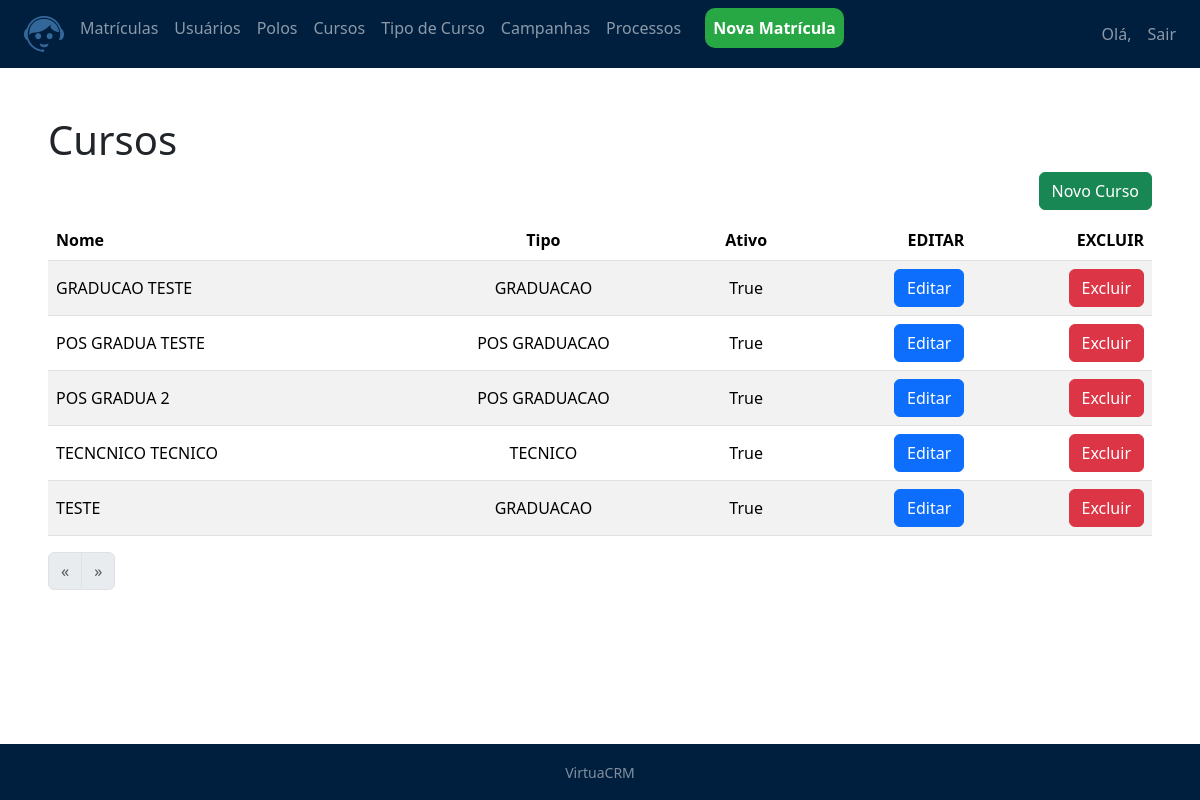
/matriculas/curso/ (signed in), run on the app's committed database.
### matriculas/models.py (models this page shows, shortened)
class cad_cursos(models.Model):
    nome = models.CharField(max_length=100)
    tipo_curso = models.ForeignKey(tipo_curso, on_delete=models.CASCADE)
    create_date = models.DateTimeField(auto_now_add=True)
    update_date = models.DateTimeField(auto_now=True)
    active = models.BooleanField(default=True)
    class Meta:
        db_table = 'cursos'
    def get_data_create_curso(self):
        return self.create_date.strftime('%d/%m/%Y')
    def get_data_update_curso(self):
        return self.update_date.strftime('%d/%m/%Y')
    def get_absolute_url(self):
        return reverse("matriculas:curso_update", kwargs={'id': self.id}) #Direciona para a url de edição
    def get_delete_url(self):
        return reverse("matriculas:curso_delete", kwargs={'id': self.id})# Exclui o resgistro

class tipo_curso(models.Model):
    nome = models.CharField(max_length=100)
    pontos = models.IntegerField()
    create_date = models.DateTimeField(auto_now_add=True)
    update_date = models.DateTimeField(auto_now=True)
    active = models.BooleanField(default=True)
    class Meta:
        db_table = 'tipo_curso'
    def __str__(self):
        return self.nome

### matriculas/views.py (the view)
# urls.py: path('curso/', CursoListView.as_view(), name='curso_list'),
class CursoListView(LoginRequiredMixin, ListView):
    template_name = 'matriculas/curso_list.html'
    model = cad_cursos
    queryset = cad_cursos.objects.all()

### matriculas/templates/matriculas/curso_list.html (shortened to what this page needs)
{% extends 'model-page.html'%}
{% block content %}
<h1>Cursos</h1>
<a href="{% url 'matriculas:cursos_new' %}"
<button type="button" class="btn btn-success" style="float: right; margin-bottom: 10px;">Novo Curso</button>
</a>
<table class="table table table-striped">
    <thead>
        <tr>
          <th class="text-start align-middle">Nome</th>
          <th class="text-center align-middle">Tipo</th>
          <th class="text-center align-middle"">Ativo</th>
          <th class="text-end align-middle">EDITAR</th>
          <th class="text-end align-middle">EXCLUIR</th>
        </tr>
      </thead>
      <tbody>
        {% for cad_curso in object_list %}
          <tr>
            <td class="text-start align-middle">{{cad_curso.nome}}</td>
            <td class="text-center align-middle">{{cad_curso.tipo_curso}}</td>
            <td class="text-center align-middle">{{cad_curso.active}}</td>
            <td class="text-end align-middle"><a href = "{{ cad_curso.get_absolute_url }}"><button type="button" class="btn btn-primary">Editar</button></td>
              <form method="POST" action="{{ cad_curso.get_delete_url }}">{% csrf_token %}
                <td class="text-end align-middle"><button type="submit" class="btn btn-danger">Excluir</button></td>
              </form>
          </tr>
        {% endfor %}
      </tbody>
  </table>
  <ul class="pagination">
    {%if  page_obj.has_previous %}
      <li class="page-item">
        <a class="page-link" href="?page={{ page_obj.previous_page_number }}" aria-label="Previous">
          <span aria-hidden="true">&laquo;</span>
        </a>
      </li>
    {% else %}
      <li class="page-item disabled">
        <a class="page-link" href="#" aria-label="Previous">
          <span aria-hidden="true">&laquo;</span>
        </a>
      </li>
    {% endif %}
    {% if page_obj.has_next %}
      <li class="page-item">
        <a class="page-link" href="?page= {{ page_obj.next_page_number }}" aria-label="Next">
          <span aria-hidden="true">&raquo;</span>
        </a>
      </li>
    {% else %}
      <li class="page-item disabled">
        <a class="page-link" href="#" aria-label="Next">
          <span aria-hidden="true">&raquo;</span>
        </a>
      </li>
    {% endif %}
    </ul>
{% endblock %}

### core/templates/model-page.html (style rules this page uses)
html, body { height: 100%; }

### data on the page
cad_cursos: nome "GRADUCAO TESTE", tipo_curso "GRADUACAO", active "True"
cad_cursos: nome "POS GRADUA TESTE", tipo_curso "POS GRADUACAO", active "True"
cad_cursos: nome "POS GRADUA 2", tipo_curso "POS GRADUACAO", active "True"
cad_cursos: nome "TECNCNICO TECNICO", tipo_curso "TECNICO", active "True"
cad_cursos: nome "TESTE", tipo_curso "GRADUACAO", active "True"
